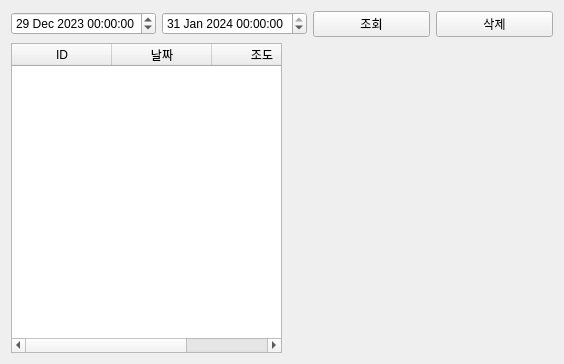
<?xml version="1.0" encoding="UTF-8"?>
<ui version="4.0">
 <class>Tab5Database</class>
 <widget class="QWidget" name="Tab5Database">
  <property name="geometry">
   <rect>
    <x>0</x>
    <y>0</y>
    <width>564</width>
    <height>364</height>
   </rect>
  </property>
  <property name="windowTitle">
   <string>Form</string>
  </property>
  <layout class="QVBoxLayout" name="verticalLayout">
   <item>
    <layout class="QHBoxLayout" name="horizontalLayout">
     <item>
      <widget class="QDateTimeEdit" name="pDateTimeEditFrom">
       <property name="dateTime">
        <datetime>
         <hour>0</hour>
         <minute>0</minute>
         <second>0</second>
         <year>2023</year>
         <month>12</month>
         <day>29</day>
        </datetime>
       </property>
      </widget>
     </item>
     <item>
      <widget class="QDateTimeEdit" name="pDateTimeEditTo">
       <property name="dateTime">
        <datetime>
         <hour>0</hour>
         <minute>0</minute>
         <second>0</second>
         <year>2024</year>
         <month>1</month>
         <day>31</day>
        </datetime>
       </property>
      </widget>
     </item>
     <item>
      <widget class="QPushButton" name="pPBsearchDb">
       <property name="text">
        <string>조회</string>
       </property>
      </widget>
     </item>
     <item>
      <widget class="QPushButton" name="pPBdeleteDb">
       <property name="text">
        <string>삭제</string>
       </property>
      </widget>
     </item>
    </layout>
   </item>
   <item>
    <layout class="QHBoxLayout" name="horizontalLayout_2" stretch="1,1">
     <item>
      <widget class="QTableWidget" name="pTBSensor">
       <column>
        <property name="text">
         <string>ID</string>
        </property>
       </column>
       <column>
        <property name="text">
         <string>날짜</string>
        </property>
       </column>
       <column>
        <property name="text">
         <string>조도</string>
        </property>
       </column>
      </widget>
     </item>
     <item>
      <layout class="QVBoxLayout" name="pChartViewLayout"/>
     </item>
    </layout>
   </item>
  </layout>
 </widget>
 <resources/>
 <connections/>
</ui>
